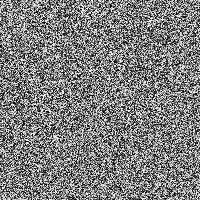
Frame 1 (no input)
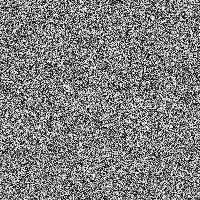
Frame 60 (the mouse pressed at the canvas centre just before this capture)
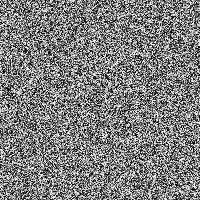
Frame 120 (the mouse held since frame 60 and released just before this capture)

The Processing sketch that drew these frames (run headless with seeded random() and noise(); from frame 60 on, the mouse is pressed at the canvas centre):

// Processing sketch: processing_21393
// ── processing_21393.pde

void setup () {
size(200, 200);
}

void draw() {// Before we deal with pixels
loadPixels();  
// Loop through every pixel
for (int i = 0; i < pixels.length; i++) {
  // Pick a random number, 0 to 255
  float rand = random(255);
  // Create a grayscale color based on random number
  color c = color(rand);
  // Set pixel at that location to random color
  pixels[i] = c;
}
// When we are finished dealing with pixels
updatePixels(); 
refreash();
}

void refreash() {
loadPixels();
    for (int i = 0; i < pixels.length; i++) {
  // Pick a random number, 0 to 255
  float rand = random(255);
  // Create a grayscale color based on random number
  color c = color(rand);
  // Set pixel at that location to random color
  pixels[i] = c;
    }
    updatePixels();
  }
